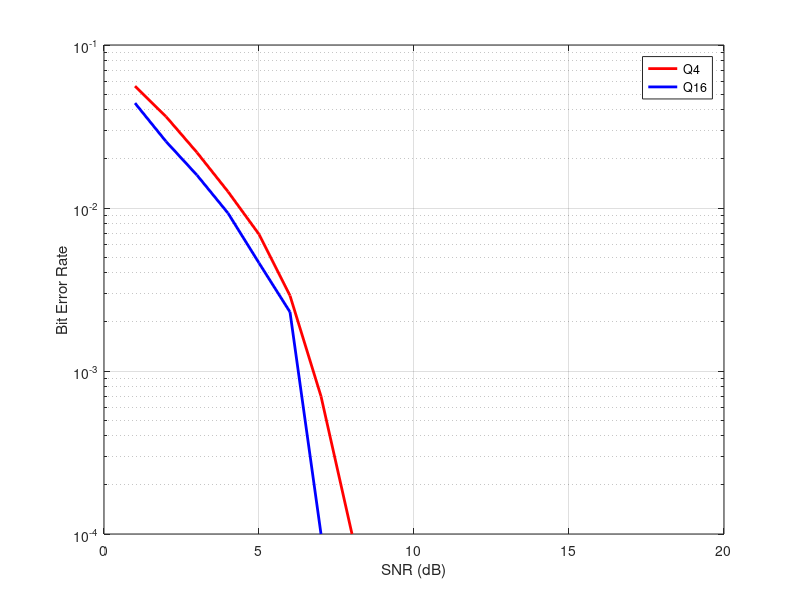

Recreate this plot in MATLAB.
clear all;
close all;
clc;

Fc = 1;
M1 = 4;
M2 = 16;

stream_size = 10000;
SNR = 1 : 1 : 20;
bits_per_symbol1 = log2(M1);
bits_per_symbol2 = log2(M2);

BER1 = [];
BER2 = [];
data = randi([0, 1], stream_size, 1);

stream_symbols1 = reshape(data, stream_size / bits_per_symbol1, bits_per_symbol1);
stream_symbols1 = bi2de(stream_symbols1);
stream_symbols1 = qammod(stream_symbols1, M1);
stream_symbols2 = reshape(data, stream_size / bits_per_symbol2, bits_per_symbol2);
stream_symbols2 = bi2de(stream_symbols2);
stream_symbols2 = qammod(stream_symbols2, M2);

for snr = SNR
    noisy_signal1 = awgn(stream_symbols1, snr);
    noisy_signal2 = awgn(stream_symbols2, snr);
    
    received_symbols1 = qamdemod(noisy_signal1, M1);
    received_symbols2 = qamdemod(noisy_signal2, M2);
    received_bits1 = de2bi(received_symbols1);
    received_bits2 = de2bi(received_symbols2);
    
    received_bits1 = received_bits1(:);
    received_bits2 = received_bits2(:);
    
    [errors1, ber1] = biterr(data, received_bits1);
    [errors2, ber2] = biterr(data, received_bits2);
    
    BER1 = [BER1, ber1];
    BER2 = [BER2, ber2];
end

% Plotting
figure;
semilogy(SNR, BER1, 'r', 'LineWidth', 2);
hold on;
semilogy(SNR, BER2, 'b', 'LineWidth', 2);
grid on;
xlabel('SNR (dB)');
ylabel('Bit Error Rate');
legend('Q4', 'Q16');
